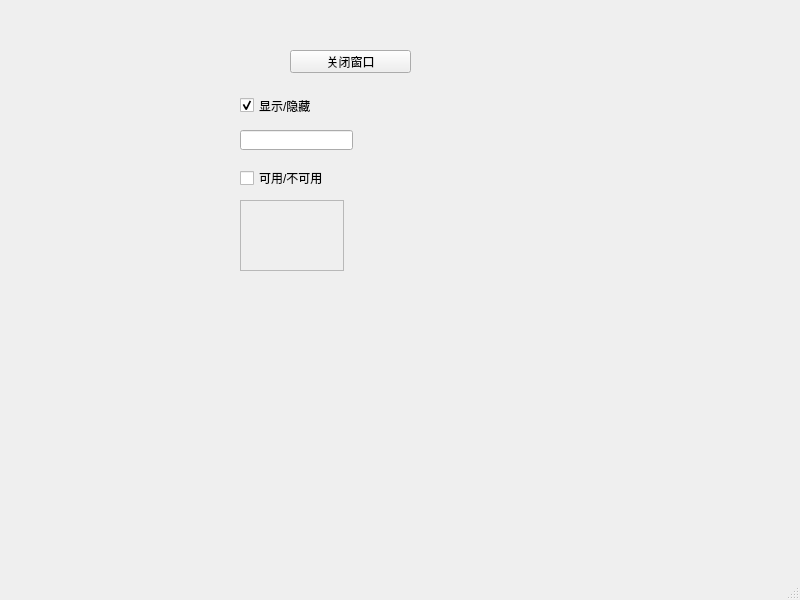
<?xml version="1.0" encoding="UTF-8"?>
<ui version="4.0">
 <class>MainWindow</class>
 <widget class="QMainWindow" name="MainWindow">
  <property name="enabled">
   <bool>true</bool>
  </property>
  <property name="geometry">
   <rect>
    <x>0</x>
    <y>0</y>
    <width>800</width>
    <height>600</height>
   </rect>
  </property>
  <property name="windowTitle">
   <string>MainWindow</string>
  </property>
  <widget class="QWidget" name="centralwidget">
   <widget class="QPushButton" name="pushButton">
    <property name="geometry">
     <rect>
      <x>290</x>
      <y>50</y>
      <width>121</width>
      <height>23</height>
     </rect>
    </property>
    <property name="text">
     <string>关闭窗口</string>
    </property>
   </widget>
   <widget class="QCheckBox" name="checkBox">
    <property name="geometry">
     <rect>
      <x>240</x>
      <y>90</y>
      <width>81</width>
      <height>31</height>
     </rect>
    </property>
    <property name="text">
     <string>显示/隐藏</string>
    </property>
    <property name="checked">
     <bool>true</bool>
    </property>
    <property name="tristate">
     <bool>false</bool>
    </property>
   </widget>
   <widget class="QLineEdit" name="lineEdit">
    <property name="geometry">
     <rect>
      <x>240</x>
      <y>130</y>
      <width>113</width>
      <height>20</height>
     </rect>
    </property>
   </widget>
   <widget class="QCheckBox" name="checkBox_2">
    <property name="geometry">
     <rect>
      <x>240</x>
      <y>170</y>
      <width>91</width>
      <height>16</height>
     </rect>
    </property>
    <property name="text">
     <string>可用/不可用</string>
    </property>
   </widget>
   <widget class="QTextEdit" name="textEdit">
    <property name="enabled">
     <bool>false</bool>
    </property>
    <property name="geometry">
     <rect>
      <x>240</x>
      <y>200</y>
      <width>104</width>
      <height>71</height>
     </rect>
    </property>
   </widget>
  </widget>
  <widget class="QMenuBar" name="menubar">
   <property name="geometry">
    <rect>
     <x>0</x>
     <y>0</y>
     <width>800</width>
     <height>23</height>
    </rect>
   </property>
  </widget>
  <widget class="QStatusBar" name="statusbar"/>
 </widget>
 <resources/>
 <connections>
  <connection>
   <sender>pushButton</sender>
   <signal>clicked()</signal>
   <receiver>MainWindow</receiver>
   <slot>close()</slot>
   <hints>
    <hint type="sourcelabel">
     <x>389</x>
     <y>88</y>
    </hint>
    <hint type="destinationlabel">
     <x>787</x>
     <y>29</y>
    </hint>
   </hints>
  </connection>
  <connection>
   <sender>checkBox</sender>
   <signal>toggled(bool)</signal>
   <receiver>lineEdit</receiver>
   <slot>setVisible(bool)</slot>
   <hints>
    <hint type="sourcelabel">
     <x>282</x>
     <y>137</y>
    </hint>
    <hint type="destinationlabel">
     <x>282</x>
     <y>155</y>
    </hint>
   </hints>
  </connection>
  <connection>
   <sender>checkBox_2</sender>
   <signal>toggled(bool)</signal>
   <receiver>textEdit</receiver>
   <slot>setEnabled(bool)</slot>
   <hints>
    <hint type="sourcelabel">
     <x>302</x>
     <y>205</y>
    </hint>
    <hint type="destinationlabel">
     <x>302</x>
     <y>229</y>
    </hint>
   </hints>
  </connection>
 </connections>
</ui>
